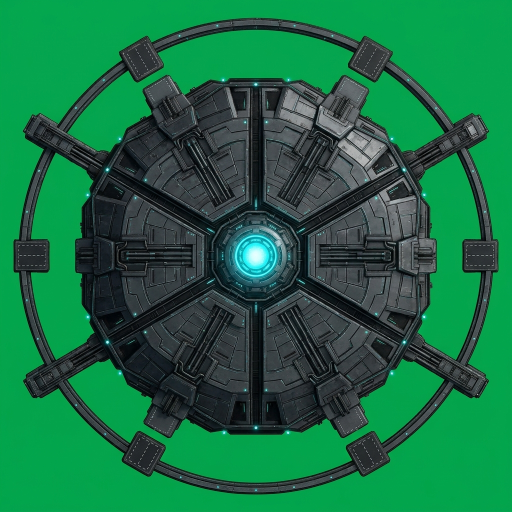
#> input picture source/renders/Base.jpeg, 1024 x 1024 px (shown at 1/2 size)
$ python obsidiana.py ../source/renders/Base.jpeg ../source/renders/Ferox.jpeg 1.0 1.0
#> lines starting #> are read from the running program, lines starting #| are printed output that depends on the picture
# -*- coding: utf-8 -*-
"""Pasada de coherencia "Obsidiana" — version RASTER (dictamen PNG, 2026-08-25).

No redibuja la nave: el render pone la forma y la LUZ (luminancia pixel a pixel,
detalle integro) y esta pasada sustituye el MATERIAL para que todo el catalogo
comparta familia: casco obsidiana -> grafito, especulares rematados en oro, y el
decorado saturado (franjas, emisivos) unificado a turquesa.

Uso:  py -3 tools/obsidiana.py <entrada-cut.png> <salida.png> [fuerza 0..1] [sat_decorado]
Ej.:  py -3 tools/obsidiana.py source/renders/phoenix-cut.png exports/phoenix-obsidiana.png 1.0 0.25
"""
import sys

import numpy as np
from PIL import Image

ENTRADA, SALIDA = sys.argv[1], sys.argv[2]
FUERZA = float(sys.argv[3]) if len(sys.argv) > 3 else 1.0
SAT_DECOR = float(sys.argv[4]) if len(sys.argv) > 4 else 0.25

# obsidiana -> grafito -> oro especular (la paleta del diseno original)
METAL = [
    (0.00, (0x0c, 0x0f, 0x14)),
    (0.25, (0x1b, 0x20, 0x29)),
    (0.45, (0x2c, 0x33, 0x3f)),
    (0.62, (0x41, 0x4a, 0x58)),
    (0.75, (0x5c, 0x66, 0x75)),
    (0.85, (0x7d, 0x88, 0x96)),
    (0.91, (0xa3, 0x94, 0x6a)),
    (0.96, (0xd8, 0xb9, 0x72)),
    (1.00, (0xf9, 0xed, 0xd4)),
]
# turquesa de incrustacion
INLAY = [
    (0.00, (0x04, 0x2a, 0x30)),
    (0.30, (0x0a, 0x5f, 0x6b)),
    (0.55, (0x14, 0x9b, 0xa6)),
    (0.78, (0x3d, 0xd2, 0xd6)),
    (1.00, (0xc6, 0xf7, 0xf7)),
]


def rampa_lut(stops):
    """LUT de 256 entradas interpolando la rampa."""
    lut = np.zeros((256, 3), dtype=np.float32)
    for i in range(256):
        t = i / 255.0
        for k in range(len(stops) - 1):
            a, ca = stops[k]
            b, cb = stops[k + 1]
            if a <= t <= b:
                f = 0.0 if b == a else (t - a) / (b - a)
                lut[i] = [ca[j] + (cb[j] - ca[j]) * f for j in range(3)]
                break
        else:
            lut[i] = stops[-1][1]
    return lut


img = Image.open(ENTRADA).convert('RGBA')
arr = np.array(img).astype(np.float32)
rgb, alfa = arr[:, :, :3], arr[:, :, 3]
#> alfa: shape (1024, 1024) float32; every value is 255
nave = alfa > 40
#> nave: shape (1024, 1024) bool; every value is 1

lum = rgb[:, :, 0] * .299 + rgb[:, :, 1] * .587 + rgb[:, :, 2] * .114
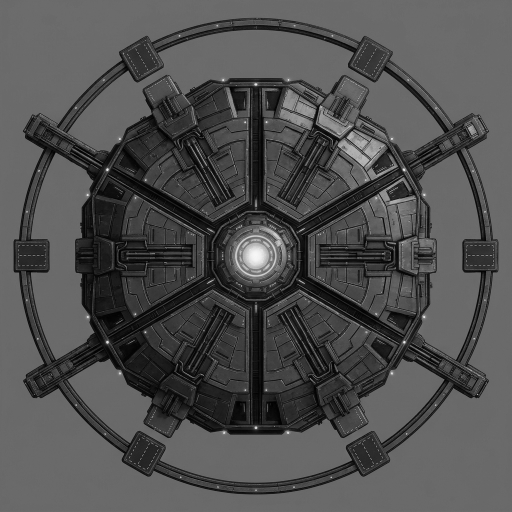
#> lum: shape (1024, 1024) float32 (shown at 1/2 size); min 0, max 247.8, mean 79.9
# normalizacion por percentiles de la nave: la rampa usa TODO su rango dinamico
lo, hi = np.percentile(lum[nave], 1.0), np.percentile(lum[nave], 99.5)
#> lo = 5.21; hi = 175
t = np.clip((lum - lo) / max(1e-6, hi - lo), 0, 1)
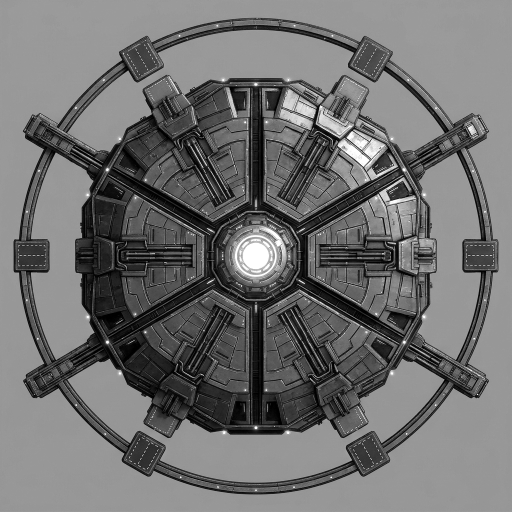
#> t: shape (1024, 1024) float32 (shown at 1/2 size); min 0, max 1, mean 0.44

mx = rgb.max(axis=2)
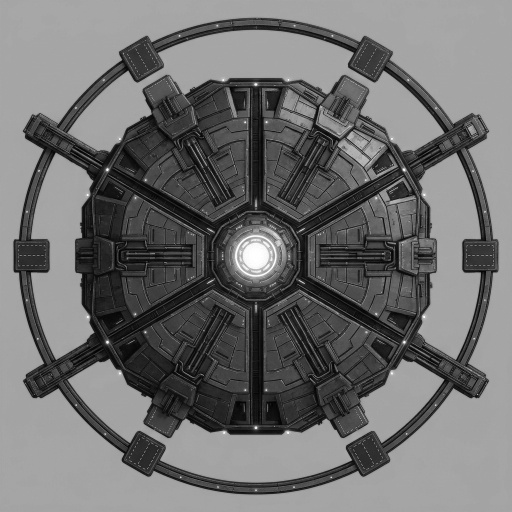
#> mx: shape (1024, 1024) float32 (shown at 1/2 size); min 0, max 255, mean 111.1
mn = rgb.min(axis=2)
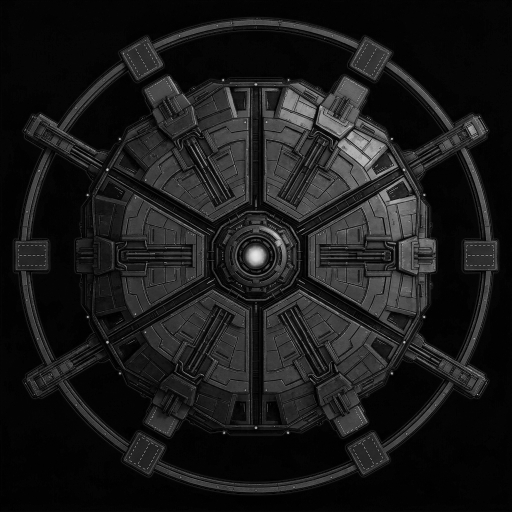
#> mn: shape (1024, 1024) float32 (shown at 1/2 size); min 0, max 231, mean 25.7
sat = np.where(mx > 1, (mx - mn) / np.maximum(mx, 1), 0.0)
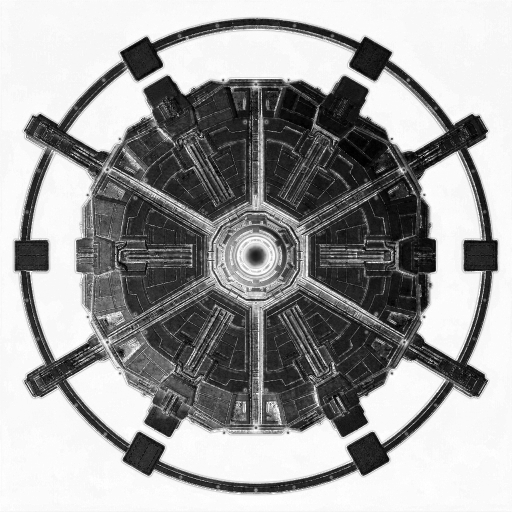
#> sat: shape (1024, 1024) float32 (shown at 1/2 size); min 0, max 1, mean 0.629
decorado = nave & (sat > SAT_DECOR) & (mx > 45)
#> decorado: shape (1024, 1024) bool; every value is 0
metal = nave & ~decorado

idx = (t * 255).astype(np.uint8)
lut_metal = rampa_lut(METAL)
lut_inlay = rampa_lut(INLAY)

salida = rgb.copy()
salida[metal] = lut_metal[idx[metal]]
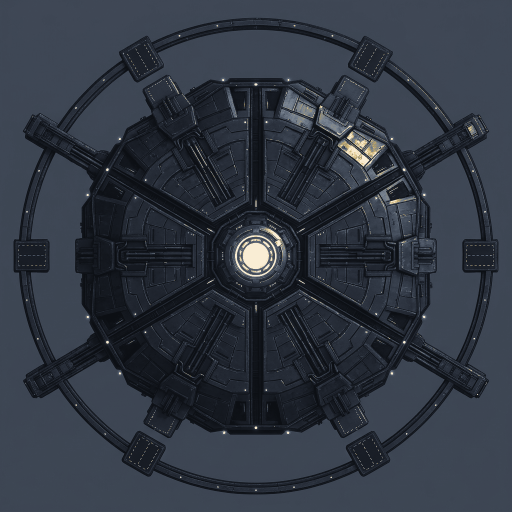
#> salida: shape (1024, 1024, 3) float32 (shown at 1/2 size); mean R, G, B 48.3, 55.4, 66.3
salida[decorado] = lut_inlay[idx[decorado]]

# fuerza < 1 mezcla con el original (dial de calibracion del dictamen)
if FUERZA < 1.0:
    salida = rgb * (1 - FUERZA) + salida * FUERZA

resultado = np.dstack([np.clip(salida, 0, 255), alfa]).astype(np.uint8)
Image.fromarray(resultado, 'RGBA').save(SALIDA, optimize=True)
print(f'{SALIDA}  metal={int(metal.sum())}px  decorado={int(decorado.sum())}px  fuerza={FUERZA}')
#| ../source/renders/Ferox.jpeg  metal=1048576px  decorado=0px  fuerza=1.0

$ run again, on source/renders/Mordax.jpeg
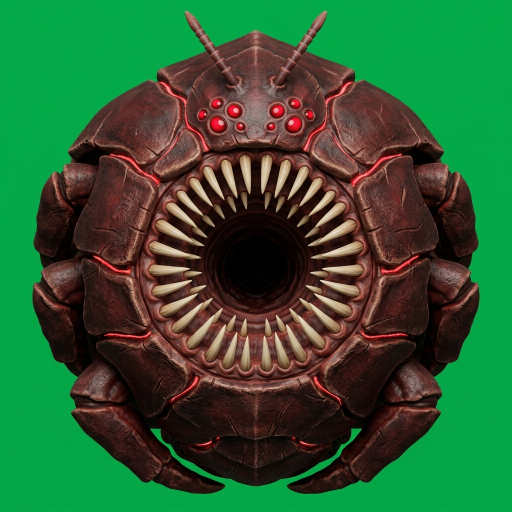
#> input picture source/renders/Mordax.jpeg, 1024 x 1024 px (shown at 1/2 size)
#> alfa: shape (1024, 1024) float32; every value is 255
#> nave: shape (1024, 1024) bool; every value is 1
#> `lum = rgb[:, :, 0] * .299 + rgb[:, :, 1] * .587 + rgb[:, :, 2] * .114`:
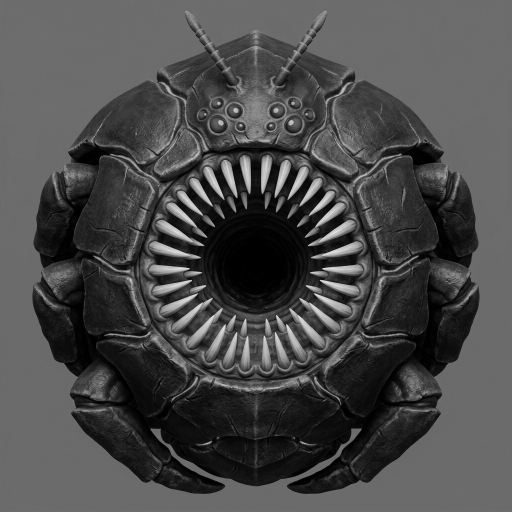
#> lum: shape (1024, 1024) float32 (shown at 1/2 size); min 0, max 241.8, mean 74.8
#> lo = 0.886; hi = 200
#> decorado: shape (1024, 1024) bool; every value is 0
#> `salida[metal] = lut_metal[idx[metal]]`:
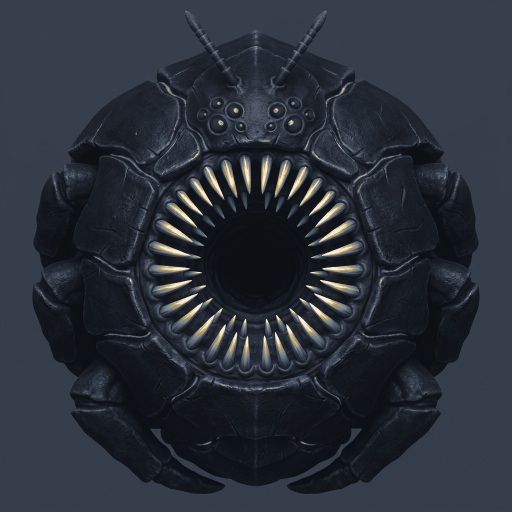
#> salida: shape (1024, 1024, 3) float32 (shown at 1/2 size); mean R, G, B 42.7, 48.6, 58.2
#| ../source/renders/Mordax.jpeg  metal=1048576px  decorado=0px  fuerza=1.0
